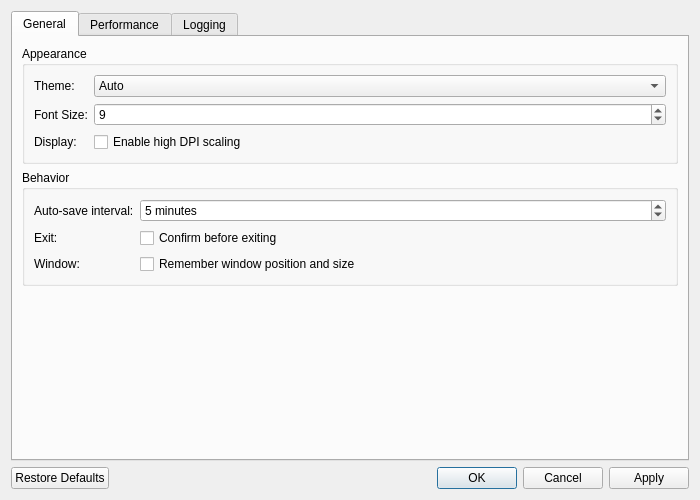
<?xml version="1.0" encoding="UTF-8"?>
<ui version="4.0">
 <class>SettingsDialog</class>
 <widget class="QDialog" name="SettingsDialog">
  <property name="geometry">
   <rect>
    <x>0</x>
    <y>0</y>
    <width>700</width>
    <height>500</height>
   </rect>
  </property>
  <property name="windowTitle">
   <string>Settings</string>
  </property>
  <property name="modal">
   <bool>true</bool>
  </property>
  <layout class="QVBoxLayout" name="mainLayout">
   <item>
    <widget class="QTabWidget" name="settingsTabs">
     <property name="currentIndex">
      <number>0</number>
     </property>
     <widget class="QWidget" name="generalTab">
      <attribute name="title">
       <string>General</string>
      </attribute>
      <layout class="QVBoxLayout" name="generalTabLayout">
       <item>
        <widget class="QGroupBox" name="appearanceGroup">
         <property name="title">
          <string>Appearance</string>
         </property>
         <layout class="QFormLayout" name="appearanceLayout">
          <item row="0" column="0">
           <widget class="QLabel" name="themeLabel">
            <property name="text">
             <string>Theme:</string>
            </property>
           </widget>
          </item>
          <item row="0" column="1">
           <widget class="QComboBox" name="themeCombo">
            <item>
             <property name="text">
              <string>Auto</string>
             </property>
            </item>
            <item>
             <property name="text">
              <string>Light</string>
             </property>
            </item>
            <item>
             <property name="text">
              <string>Dark</string>
             </property>
            </item>
           </widget>
          </item>
          <item row="1" column="0">
           <widget class="QLabel" name="fontSizeLabel">
            <property name="text">
             <string>Font Size:</string>
            </property>
           </widget>
          </item>
          <item row="1" column="1">
           <widget class="QSpinBox" name="fontSizeSpin">
            <property name="minimum">
             <number>8</number>
            </property>
            <property name="maximum">
             <number>20</number>
            </property>
            <property name="value">
             <number>9</number>
            </property>
           </widget>
          </item>
          <item row="2" column="0">
           <widget class="QLabel" name="displayLabel">
            <property name="text">
             <string>Display:</string>
            </property>
           </widget>
          </item>
          <item row="2" column="1">
           <widget class="QCheckBox" name="dpiCheck">
            <property name="text">
             <string>Enable high DPI scaling</string>
            </property>
           </widget>
          </item>
         </layout>
        </widget>
       </item>
       <item>
        <widget class="QGroupBox" name="behaviorGroup">
         <property name="title">
          <string>Behavior</string>
         </property>
         <layout class="QFormLayout" name="behaviorLayout">
          <item row="0" column="0">
           <widget class="QLabel" name="autosaveLabel">
            <property name="text">
             <string>Auto-save interval:</string>
            </property>
           </widget>
          </item>
          <item row="0" column="1">
           <widget class="QSpinBox" name="autosaveSpin">
            <property name="minimum">
             <number>1</number>
            </property>
            <property name="maximum">
             <number>60</number>
            </property>
            <property name="value">
             <number>5</number>
            </property>
            <property name="suffix">
             <string> minutes</string>
            </property>
           </widget>
          </item>
          <item row="1" column="0">
           <widget class="QLabel" name="exitLabel">
            <property name="text">
             <string>Exit:</string>
            </property>
           </widget>
          </item>
          <item row="1" column="1">
           <widget class="QCheckBox" name="confirmExitCheck">
            <property name="text">
             <string>Confirm before exiting</string>
            </property>
           </widget>
          </item>
          <item row="2" column="0">
           <widget class="QLabel" name="windowLabel">
            <property name="text">
             <string>Window:</string>
            </property>
           </widget>
          </item>
          <item row="2" column="1">
           <widget class="QCheckBox" name="rememberWindowCheck">
            <property name="text">
             <string>Remember window position and size</string>
            </property>
           </widget>
          </item>
         </layout>
        </widget>
       </item>
       <item>
        <spacer name="generalSpacer">
         <property name="orientation">
          <enum>Qt::Vertical</enum>
         </property>
         <property name="sizeHint" stdset="0">
          <size>
           <width>20</width>
           <height>40</height>
          </size>
         </property>
        </spacer>
       </item>
      </layout>
     </widget>
     <widget class="QWidget" name="performanceTab">
      <attribute name="title">
       <string>Performance</string>
      </attribute>
      <layout class="QVBoxLayout" name="performanceTabLayout">
       <item>
        <widget class="QGroupBox" name="memoryGroup">
         <property name="title">
          <string>Memory</string>
         </property>
         <layout class="QFormLayout" name="memoryLayout">
          <item row="0" column="0">
           <widget class="QLabel" name="cacheSizeLabel">
            <property name="text">
             <string>Cache Size (MB):</string>
            </property>
           </widget>
          </item>
          <item row="0" column="1">
           <widget class="QSpinBox" name="cacheSizeSpin">
            <property name="minimum">
             <number>100</number>
            </property>
            <property name="maximum">
             <number>4000</number>
            </property>
            <property name="value">
             <number>500</number>
            </property>
           </widget>
          </item>
         </layout>
        </widget>
       </item>
       <item>
        <widget class="QGroupBox" name="renderingGroup">
         <property name="title">
          <string>Rendering</string>
         </property>
         <layout class="QFormLayout" name="renderingLayout">
          <item row="0" column="0">
           <widget class="QLabel" name="decimationLabel">
            <property name="text">
             <string>Decimation Threshold:</string>
            </property>
           </widget>
          </item>
          <item row="0" column="1">
           <widget class="QSpinBox" name="decimationSpin">
            <property name="minimum">
             <number>1000</number>
            </property>
            <property name="maximum">
             <number>100000</number>
            </property>
            <property name="value">
             <number>10000</number>
            </property>
           </widget>
          </item>
         </layout>
        </widget>
       </item>
       <item>
        <spacer name="performanceSpacer">
         <property name="orientation">
          <enum>Qt::Vertical</enum>
         </property>
         <property name="sizeHint" stdset="0">
          <size>
           <width>20</width>
           <height>40</height>
          </size>
         </property>
        </spacer>
       </item>
      </layout>
     </widget>
     <widget class="QWidget" name="loggingTab">
      <attribute name="title">
       <string>Logging</string>
      </attribute>
      <layout class="QVBoxLayout" name="loggingTabLayout">
       <item>
        <widget class="QGroupBox" name="loggingGroup">
         <property name="title">
          <string>Logging Settings</string>
         </property>
         <layout class="QFormLayout" name="loggingLayout">
          <item row="0" column="0">
           <widget class="QLabel" name="logLevelLabel">
            <property name="text">
             <string>Log Level:</string>
            </property>
           </widget>
          </item>
          <item row="0" column="1">
           <widget class="QComboBox" name="logLevelCombo">
            <item>
             <property name="text">
              <string>DEBUG</string>
             </property>
            </item>
            <item>
             <property name="text">
              <string>INFO</string>
             </property>
            </item>
            <item>
             <property name="text">
              <string>WARNING</string>
             </property>
            </item>
            <item>
             <property name="text">
              <string>ERROR</string>
             </property>
            </item>
           </widget>
          </item>
          <item row="1" column="0">
           <widget class="QLabel" name="logPathLabel">
            <property name="text">
             <string>Log Path:</string>
            </property>
           </widget>
          </item>
          <item row="1" column="1">
           <layout class="QHBoxLayout" name="logPathLayout">
            <item>
             <widget class="QLineEdit" name="logPathEdit"/>
            </item>
            <item>
             <widget class="QPushButton" name="logPathBrowseBtn">
              <property name="text">
               <string>Browse...</string>
              </property>
             </widget>
            </item>
           </layout>
          </item>
         </layout>
        </widget>
       </item>
       <item>
        <spacer name="loggingSpacer">
         <property name="orientation">
          <enum>Qt::Vertical</enum>
         </property>
         <property name="sizeHint" stdset="0">
          <size>
           <width>20</width>
           <height>40</height>
          </size>
         </property>
        </spacer>
       </item>
      </layout>
     </widget>
    </widget>
   </item>
   <item>
    <widget class="QDialogButtonBox" name="buttonBox">
     <property name="orientation">
      <enum>Qt::Horizontal</enum>
     </property>
     <property name="standardButtons">
      <set>QDialogButtonBox::Apply|QDialogButtonBox::Cancel|QDialogButtonBox::Ok|QDialogButtonBox::RestoreDefaults</set>
     </property>
    </widget>
   </item>
  </layout>
 </widget>
 <resources/>
 <connections>
  <connection>
   <sender>buttonBox</sender>
   <signal>accepted()</signal>
   <receiver>SettingsDialog</receiver>
   <slot>accept()</slot>
  </connection>
  <connection>
   <sender>buttonBox</sender>
   <signal>rejected()</signal>
   <receiver>SettingsDialog</receiver>
   <slot>reject()</slot>
  </connection>
 </connections>
</ui>
